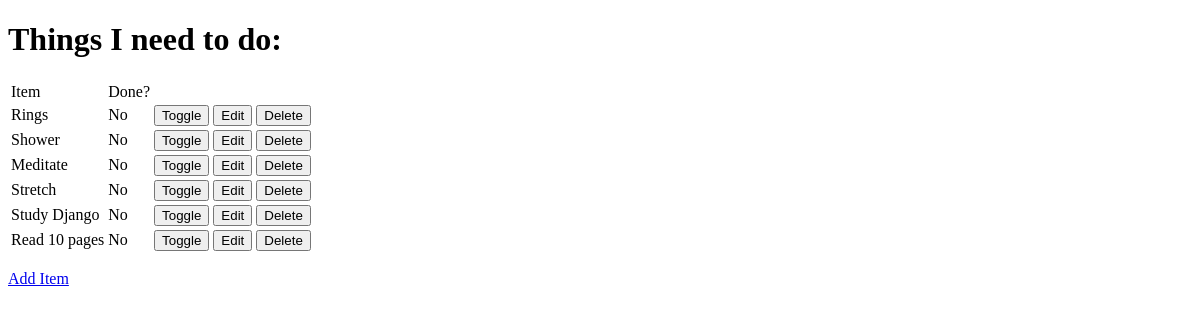
The app's page /, older data.
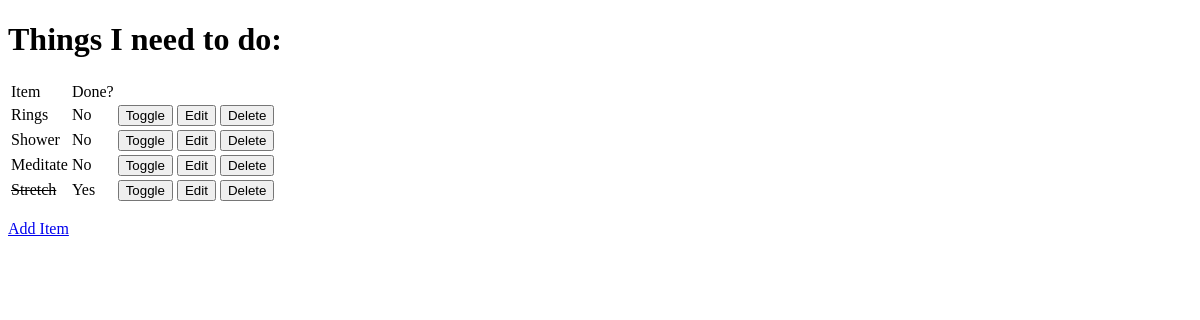
The same page, newer data.
### todo/models.py (models this page shows, shortened)
class Item(models.Model):
    name = models.CharField(max_length=50, null=False, blank=False)
    done = models.BooleanField(null=False, blank=False, default=False)

### todo/views.py (the view)
# urls.py: path('', views.get_todo_list, name='get_todo_list'),
def get_todo_list(request):
    items = Item.objects.all()
    context = {
        'items': items
    }
    return render(request, 'todo/todo_list.html', context)

### todo/templates/todo/todo_list.html (shortened to what this page needs)
<!DOCTYPE html>
<html lang="en">
<head>
</head>
<body>
    <h1>Things I need to do:</h1>
    <table>
        <thead>
            <tr>
                <td>Item</td>
                <td>Done?</td>
            </tr>
        </thead>
        <tbody>
            {% for item in items %}
            <tr>
                {% if item.done == True %}
                <td><strike>{{item.name}}</strike></td>
                <td>Yes</td>
                {% else %}
                <td>{{item.name}}</td>
                <td>No</td>
                {% endif %}
                <td>
                    <a href="{% url 'toggle' item.id %}">
                        <button>Toggle</button>
                    </a>
                </td>
                <td>
                    <a href="{% url 'edit' item.id %}">
                        <button>Edit</button>
                    </a>
                </td>
                <td>
                    <a href="{% url 'delete' item.id %}">
                        <button>Delete</button>
                    </a>
                </td>
            </tr>
            {% empty %}
            <tr>
                <td>You have nothing to do</td>
            </tr>
            {% endfor %}
        </tbody>
    </table>
    <p>
        <a href="add">Add Item</a>
    </p>
</body>
</html>

Row changes from the older to the newer data that the page shows:
removed Item: name "Study Django"
removed Item: name "Read 10 pages"
changed Item "Stretch": done "No" → "Yes"
